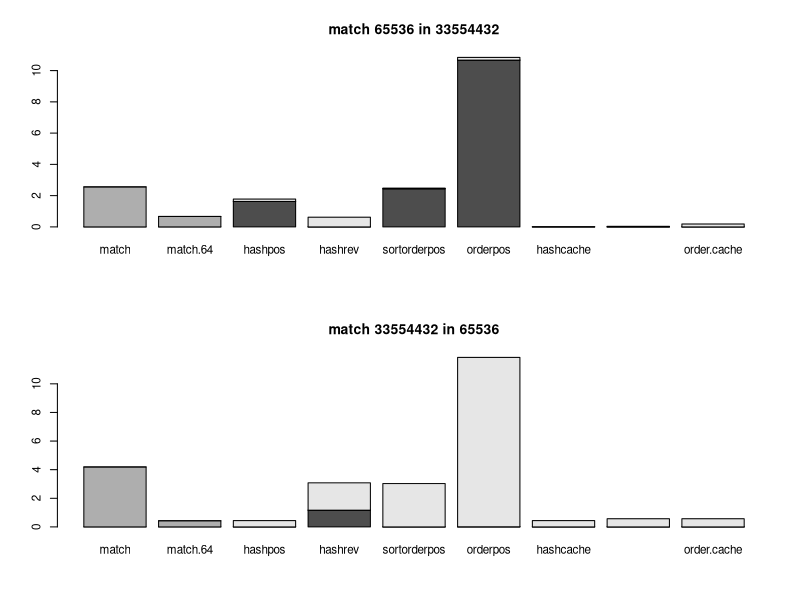
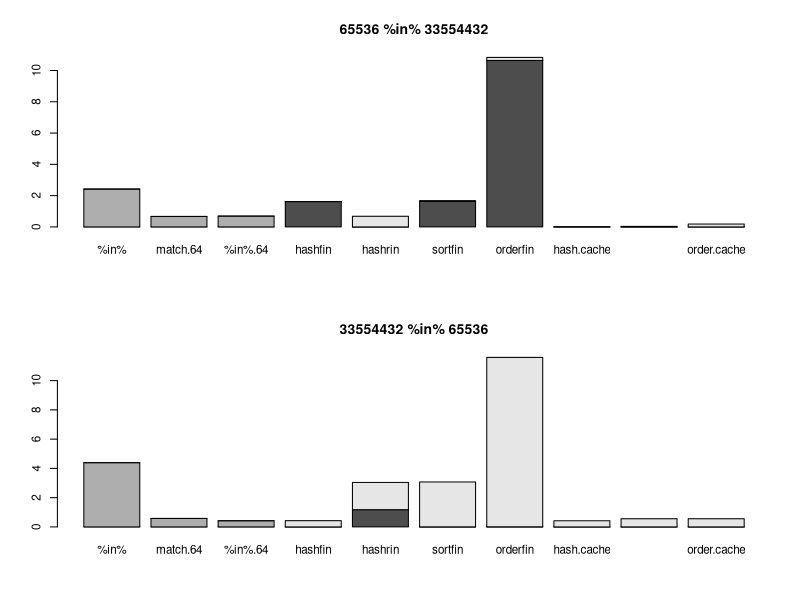
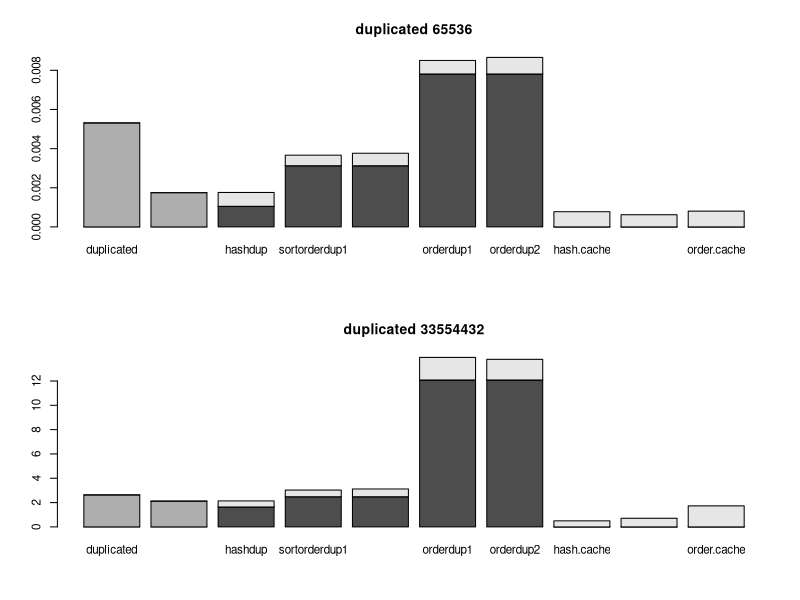
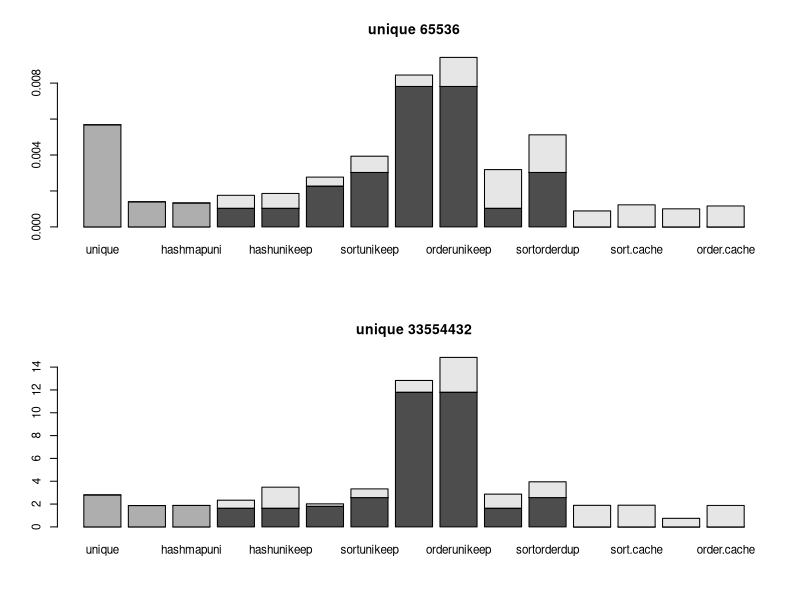
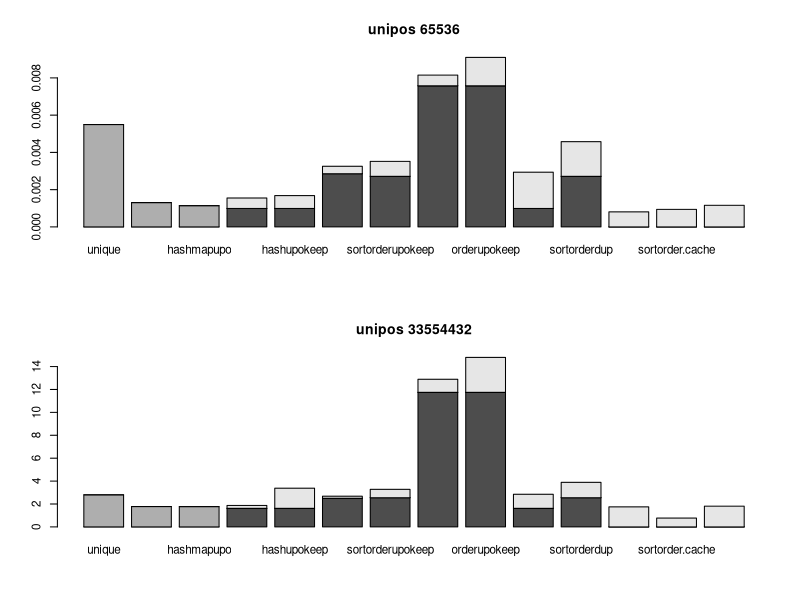
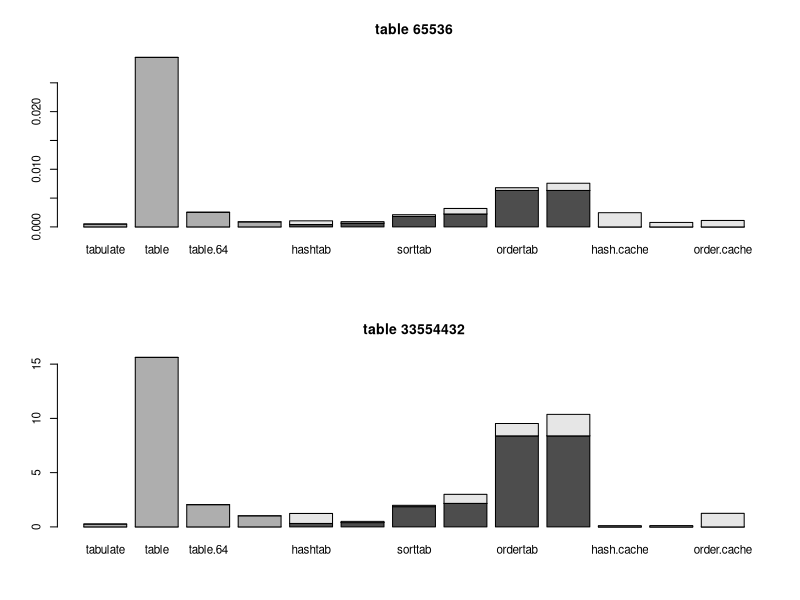
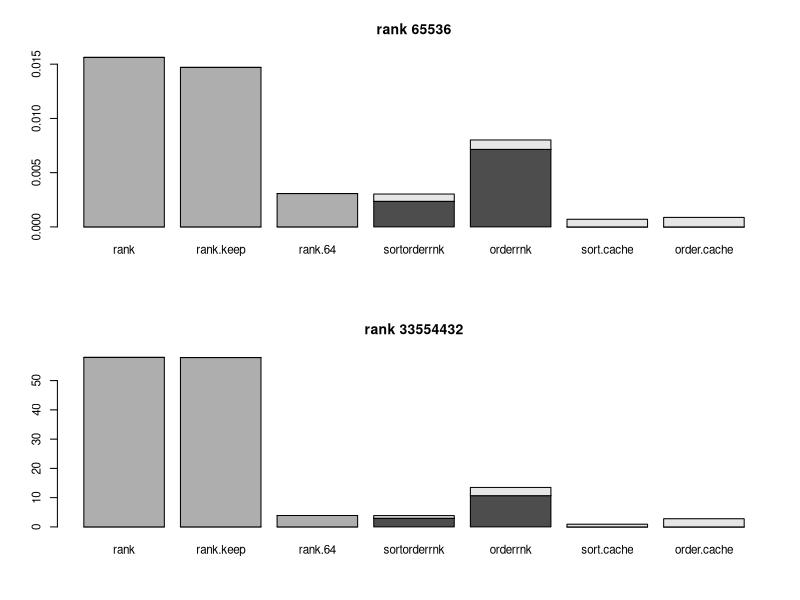
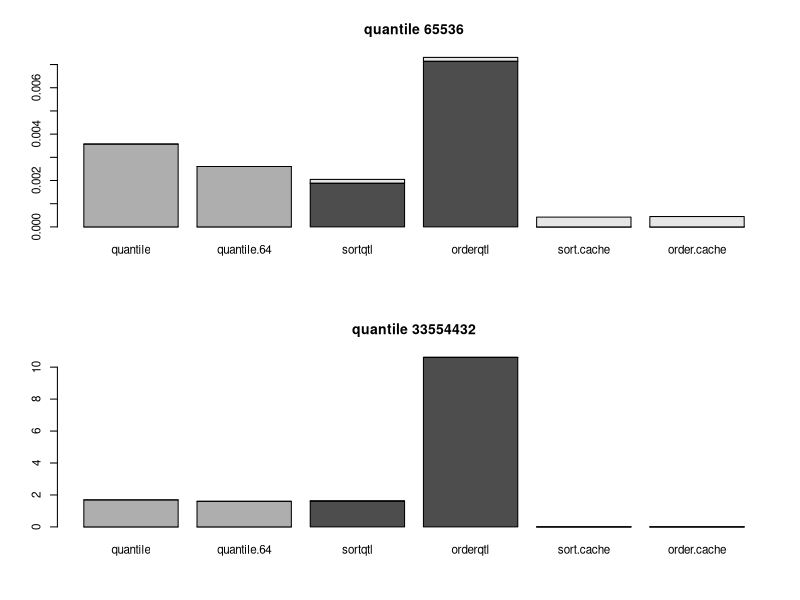

Write R code to recreate these figures, in order.
# r2py crawler metadata
# package: bit64
# source_type: rd_example
# topic: optimizer64.data.Rd
# source_file: C:\Users\bened\AppData\Local\R\win-library\4.5\bit64\help
# lines: 19

suppressPackageStartupMessages(library(bit64))
data(optimizer64.data)
print(optimizer64.data)
oldpar <- par(no.readonly = TRUE)
par(mfrow=c(2,1))
par(cex=0.7)
for (i in 1:nrow(optimizer64.data)){
 for (j in 1:2){
   tim <- optimizer64.data[[i,j]]
  barplot(t(tim))
  if (rownames(optimizer64.data)[i]=="match")
   title(paste("match", colnames(optimizer64.data)[j], "in", colnames(optimizer64.data)[3-j]))
  else if (rownames(optimizer64.data)[i]=="%in%")
   title(paste(colnames(optimizer64.data)[j], "%in%", colnames(optimizer64.data)[3-j]))
  else
   title(paste(rownames(optimizer64.data)[i], colnames(optimizer64.data)[j]))
 }
}
par(mfrow=c(1,1))
